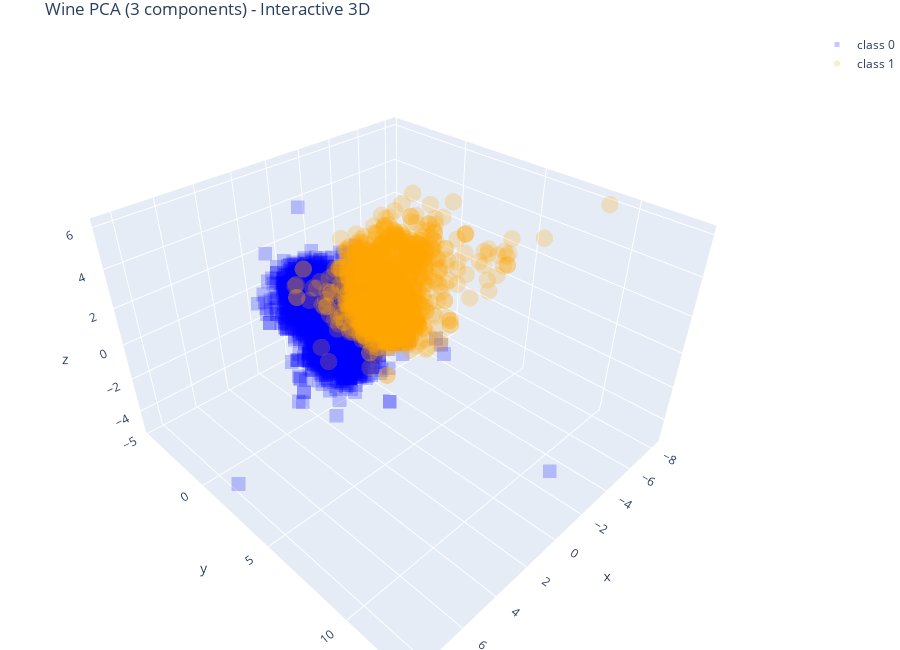

Here is the notebook cell this chart was saved with:
### Code cell
# 11) Plotly로 3D 상호작용 플롯 그리기 (옵션)
# (인터랙티브한 3D 보기: 브라우저 또는 노트북의 Plotly 지원 환경에서 작동합니다.)
import plotly.graph_objs as go

# pca_wine_pd3가 존재하면 그것을 사용하고, 없다면 pca_wine_3/pca_wine_pd3를 생성합니다.
try:
    df_plot = pca_wine_pd3
except NameError:
    cols = ["pca_1", "pca_2", "pca_3"]
    df_plot = pd.DataFrame(pca_wine_3, columns=cols)
    df_plot["color"] = wine_y.values

# 클래스별로 별도의 trace를 만들어 각 클래스에 다른 마커 속성(심볼, 색, 투명도)을 적용합니다.
classes = sorted(df_plot["color"].unique())

# 두 클래스 모두 더 투명하게 설정하여 서로를 가리지 않도록 함
trace_props = {}
if len(classes) >= 1:
    trace_props[classes[0]] = dict(name=f"class {classes[0]}", marker=dict(size=5, symbol='square', color='blue', opacity=0.22))
if len(classes) >= 2:
    trace_props[classes[1]] = dict(name=f"class {classes[1]}", marker=dict(size=6, symbol='circle', color='orange', opacity=0.22))
# 추가 클래스가 있으면 비슷한 방식으로 확장 가능

data = []
for c in classes:
    d = df_plot[df_plot["color"] == c]
    props = trace_props.get(c, dict(name=f"class {c}", marker=dict(size=5, opacity=0.22)))
    trace = go.Scatter3d(
        x=d["pca_1"],
        y=d["pca_2"],
        z=d["pca_3"],
        mode='markers',
        name=props['name'],
        marker=props['marker']
    )
    data.append(trace)

fig = go.Figure(data=data)
fig.update_layout(title="Wine PCA (3 components) - Interactive 3D", width=900, height=650, margin=dict(l=0, r=0, b=0, t=30))
fig.show()

### Figure 1 — Plotly figure (JSON) as saved in the notebook; plotly's stock layout.template omitted (floating-point values rounded to 4 significant figures; data arrays with more than 128 entries replaced by an {"elided": "..."} marker saying what was removed)
{"data": [{"marker": {"color": "blue", "opacity": 0.22, "size": 5, "symbol": "square"}, "mode": "markers", "name": "class 0", "type": "scatter3d", "x": {"elided": "4898 float values"}, "y": {"elided": "4898 float values"}, "z": {"elided": "4898 float values"}}, {"marker": {"color": "orange", "opacity": 0.22, "size": 6, "symbol": "circle"}, "mode": "markers", "name": "class 1", "type": "scatter3d", "x": {"elided": "1599 float values"}, "y": {"elided": "1599 float values"}, "z": {"elided": "1599 float values"}}], "layout": {"height": 650, "margin": {"b": 0, "l": 0, "r": 0, "t": 30}, "title": {"text": "Wine PCA (3 components) - Interactive 3D"}, "width": 900}}
